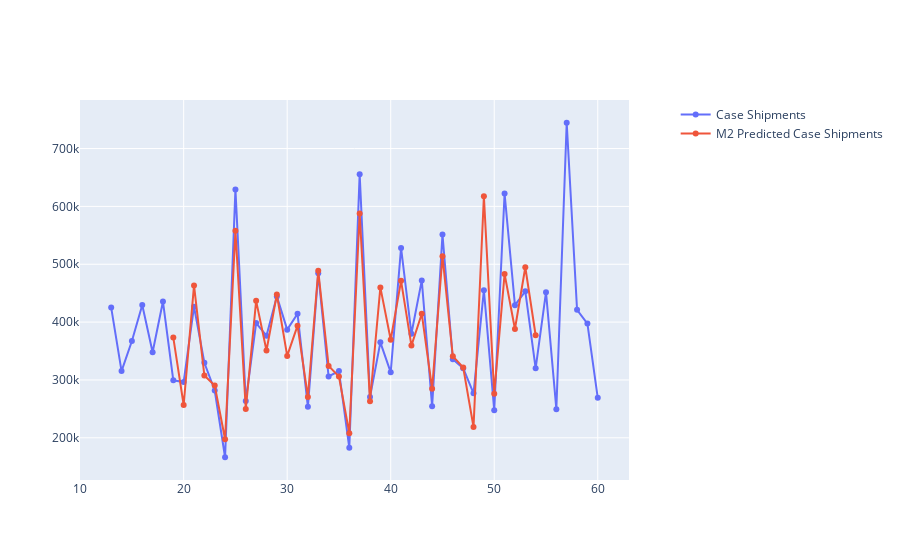

The cell this chart's notebook holds for it:
### Markdown cell above
### Plot case shipments and prediction from data-driven SI model

### Code cell
x=harmon['Seq month number']
y1=harmon['Case Shipments']
y2=harmon['M2 Predicted Case Shipments']
#fig = go.Figure()
fig = make_subplots(specs=[[{"secondary_y": True}]])
fig.add_trace(go.Scatter(x=x, y=y1,
                    mode='lines+markers', name='Case Shipments'), secondary_y=False)
fig.add_trace(go.Scatter(x=x, y=y2,
                    mode='lines+markers', name='M2 Predicted Case Shipments'), secondary_y=False)
fig.show()

### Figure 1 — Plotly figure (JSON) as saved in the notebook; plotly's stock layout.template omitted (floating-point values rounded to 4 significant figures)
{"data": [{"mode": "lines+markers", "name": "Case Shipments", "type": "scatter", "x": [13, 14, 15, 16, 17, 18, 19, 20, 21, 22, 23, 24, 25, 26, 27, 28, 29, 30, 31, 32, 33, 34, 35, 36, 37, 38, 39, 40, 41, 42, 43, 44, 45, 46, 47, 48, 49, 50, 51, 52, 53, 54, 55, 56, 57, 58, 59, 60], "xaxis": "x", "y": [425075, 315305, 367286, 429432, 347874, 435529, 299403, 296505, 426701, 329722, 281783, 166391, 629402, 263467, 398320, 376569, 444404, 386986, 414314, 253493, 484365, 305989, 315407, 182784, 655748, 270483, 365058, 313135, 528210, 379856, 472058, 254516, 551354, 335826, 320408, 276901, 455136, 247570, 622204, 429331, 453156, 320103, 451779, 249482, 744583, 421186, 397367, 269096], "yaxis": "y"}, {"mode": "lines+markers", "name": "M2 Predicted Case Shipments", "type": "scatter", "x": [13, 14, 15, 16, 17, 18, 19, 20, 21, 22, 23, 24, 25, 26, 27, 28, 29, 30, 31, 32, 33, 34, 35, 36, 37, 38, 39, 40, 41, 42, 43, 44, 45, 46, 47, 48, 49, 50, 51, 52, 53, 54, 55, 56, 57, 58, 59, 60], "xaxis": "x", "y": [null, null, null, null, null, null, 373300.0, 256700.0, 463400.0, 307600.0, 290300.0, 197500.0, 557900.0, 249700.0, 436800.0, 350900.0, 447700.0, 341500.0, 393800.0, 270700.0, 488700.0, 324300.0, 306000.0, 208100.0, 587800.0, 263000.0, 459900.0, 369500.0, 471300.0, 359400.0, 414300.0, 284800.0, 514000.0, 341000.0, 321700.0, 218700.0, 617600.0, 276300.0, 483100.0, 388000.0, 494800.0, 377300.0, null, null, null, null, null, null], "yaxis": "y"}], "layout": {"xaxis": {"anchor": "y", "domain": [0, 0.94]}, "yaxis": {"anchor": "x", "domain": [0, 1]}, "yaxis2": {"anchor": "x", "overlaying": "y", "side": "right"}}}
